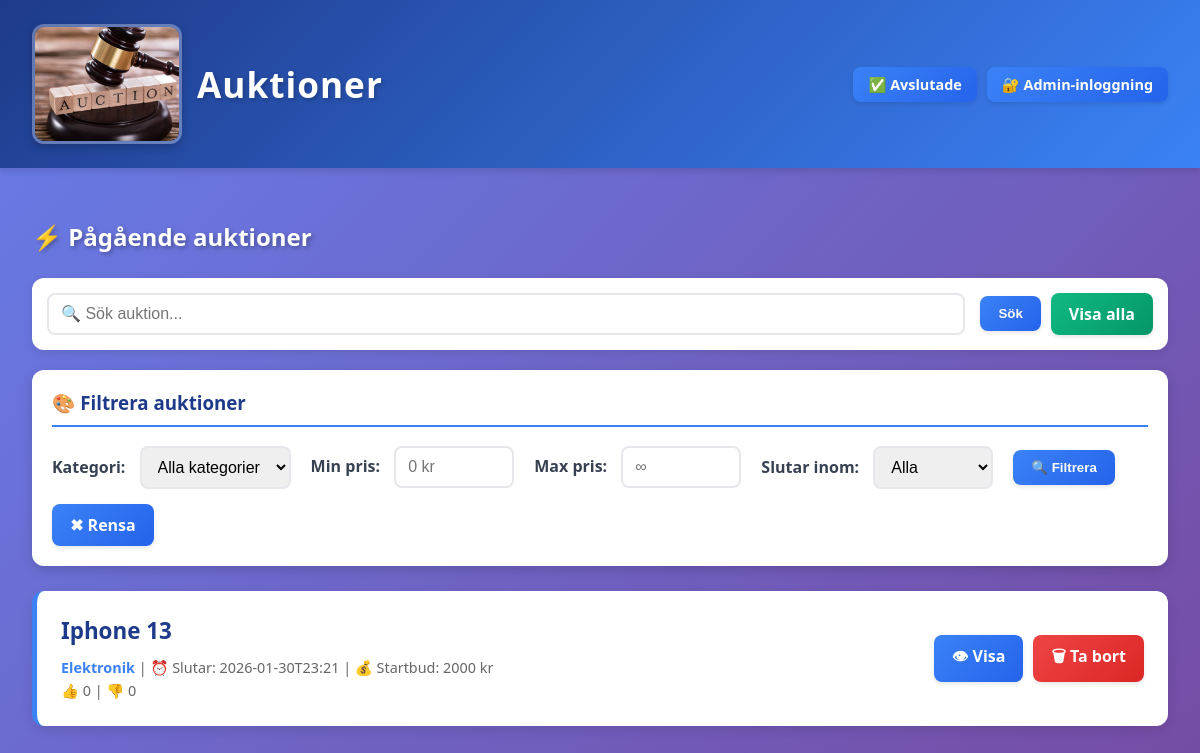
Before: / with the older database file.
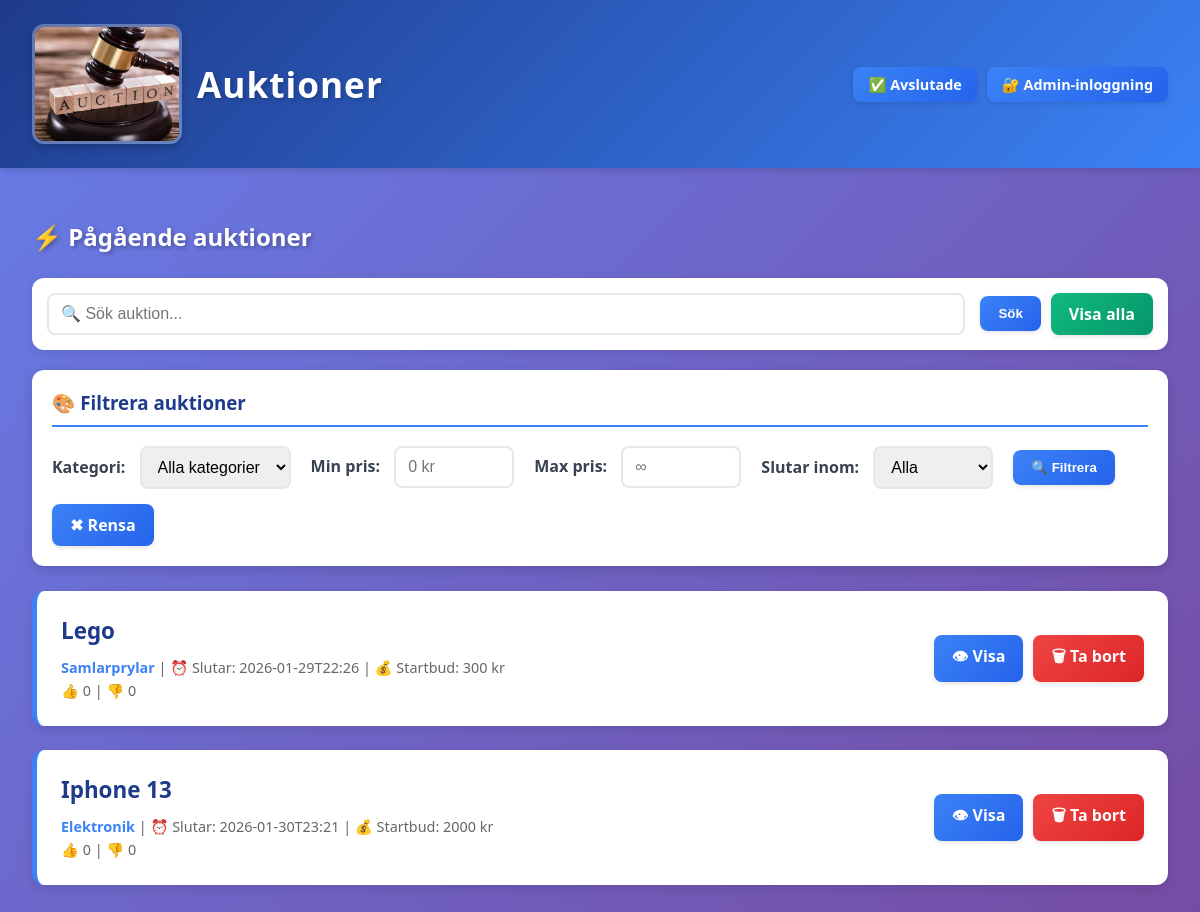
After: the same page with the newer database file.
### tables this page shows
CREATE TABLE auctions (
    id INTEGER PRIMARY KEY AUTOINCREMENT,
    title TEXT NOT NULL,
    description TEXT NOT NULL,
    starting_bid REAL NOT NULL,
    end_datetime TEXT NOT NULL,
    category TEXT DEFAULT 'Övrigt',
    likes INTEGER DEFAULT 0,
    dislikes INTEGER DEFAULT 0
);

### myblueprints/auctions/auctions_routes.py (the view, shortened to what this page needs)
@auctions_bp.route("/")
def index():
    keyword = request.args.get("q")
    show_all = request.args.get("show_all")
    category = request.args.get("category")
    min_price = request.args.get("min_price")
    max_price = request.args.get("max_price")
    end_time = request.args.get("end_time")
    if keyword:
        auctions = AuctionRepository.search(keyword)
    elif show_all:
        auctions = AuctionRepository.get_all()
    else:
        auctions = AuctionRepository.get_active()
    categories = AuctionRepository.get_all_categories()
    return render_template(
        "auction_list.html",
        auctions=auctions,
        keyword=keyword,
        show_all=show_all,
        categories=categories,
        selected_category=category,
        min_price=min_price,
        max_price=max_price,
        end_time=end_time
    )

### database.py (called while the page is built)
def get_db():
    if "db" not in g:
        g.db = sqlite3.connect(DATABASE)
        g.db.row_factory = sqlite3.Row
    return g.db

### dbrepositories/auction_repository.py (called while the page is built)
    @staticmethod
    def get_active():
        return get_db().execute(
            """
            SELECT * FROM auctions
            WHERE datetime(end_datetime) > datetime('now')
            ORDER BY end_datetime ASC
            """
        ).fetchall()

    @staticmethod
    def get_all_categories():
        result = get_db().execute(
            "SELECT DISTINCT category FROM auctions WHERE category IS NOT NULL ORDER BY category"
        ).fetchall()
        return [row['category'] for row in result]

### templates/auction_list.html (shortened to what this page needs)
{% extends "base.html" %}
{% block content %}
<h2 style="color: white; text-shadow: 2px 2px 4px rgba(0,0,0,0.3); margin-bottom: 25px;">
    {% if show_all %}🎯 Alla auktioner{% else %}⚡ Pågående auktioner{% endif %}
</h2>
<div class="search-form">
    <input name="q" type="text" placeholder="🔍 Sök auktion..." value="{{ keyword or '' }}">
    <button type="submit">Sök</button>
    {% if show_all %}
        <a class="btn" href="/">Visa endast pågående</a>
    {% else %}
        <a class="btn btn-success" href="/?show_all=1">Visa alla</a>
    {% endif %}
</div>
<div class="filter-box">
    <h3>🎨 Filtrera auktioner</h3>
    <form method="get" action="/" style="display: flex; flex-wrap: wrap; gap: 15px; align-items: center;">
        <div>
            <label for="category">Kategori:</label>
            <select name="category" id="category">
                <option value="">Alla kategorier</option>
            </select>
        </div>
        <div>
            <label for="min_price">Min pris:</label>
            <input type="number" name="min_price" id="min_price" placeholder="0 kr" value="{{ min_price or '' }}" style="width: 120px;">
        </div>
        <div>
            <label for="max_price">Max pris:</label>
            <input type="number" name="max_price" id="max_price" placeholder="∞" value="{{ max_price or '' }}" style="width: 120px;">
        </div>
        <div>
            <label for="end_time">Slutar inom:</label>
            <select name="end_time" id="end_time">
                <option value="">Alla</option>
            </select>
        </div>
        <button type="submit">🔍 Filtrera</button>
        <a href="/" class="btn">✖ Rensa</a>
    </form>
</div>
{% for auction in auctions %}
<div class="auction-card">
    <div>
        <h3>{{ auction.title }}</h3>
        <div class="auction-meta">
            <strong>{{ auction.category or 'Övrigt' }}</strong> |
            ⏰ Slutar: {{ auction.end_datetime }} |
            💰 Startbud: {{ auction.starting_bid|int }} kr<br>
            👍 {{ auction.likes }} | 👎 {{ auction.dislikes }}
        </div>
    </div>
    <div class="auction-actions">
        <a class="btn" href="/auction/{{ auction.id }}">👁 Visa</a>
        <a class="btn btn-danger"
           href="/admin/delete/{{ auction.id }}"
           onclick="return confirm('Ta bort auktion?')">
           🗑 Ta bort
        </a>
    </div>
</div>
{% else %}
<p>Inga auktioner hittades.</p>
{% endfor %}
{% endblock %}

### templates/base.html (shortened to what this page needs)
<!DOCTYPE html>
<html lang="sv">
<head>
    <link rel="stylesheet" href="/static/style.css">
</head>
<body>
<header>
    <div style="display: flex; justify-content: space-between; align-items: center;">
        <h1><a href="/"><img src="/static/Profil.jpg" alt="Logo"> Auktioner</a></h1>
        <div style="display: flex; gap: 10px; align-items: center;">
            <a href="/completed" class="btn" style="padding: 8px 15px; font-size: 0.9rem;">✅ Avslutade</a>
            {% if session.get('logged_in') %}
                <span style="background: rgba(255, 255, 255, 0.2); padding: 8px 15px; border-radius: 8px;">
                    👤 {{ session.get('username') }}
                </span>
                <a href="/admin/create" class="btn-success" style="padding: 8px 15px; font-size: 0.9rem;">➕ Ny auktion</a>
                <a href="/logout" class="btn-danger" style="padding: 8px 15px; font-size: 0.9rem;">🚪 Logga ut</a>
            {% else %}
                <a href="/login" class="btn" style="padding: 8px 15px; font-size: 0.9rem;">🔐 Admin-inloggning</a>
            {% endif %}
        </div>
    </div>
</header>
<main>
    {% block content %}{% endblock %}
</main>
</body>
</html>

### static/style.css (style rules this page uses)
* { box-sizing: border-box; }
body { font-family: 'Segoe UI', Tahoma, Geneva, Verdana, sans-serif; background: linear-gradient(135deg, #667eea 0%, #764ba2 100%); background-attachment: fixed; margin: 0; padding: 0; min-height: 100vh; }
header { background: linear-gradient(135deg, #1e3a8a 0%, #3b82f6 100%); color: white; padding: 1.5rem 2rem; box-shadow: 0 4px 6px rgba(0, 0, 0, 0.1); }
header h1 { margin: 0; font-size: 2.2rem; font-weight: 700; letter-spacing: 1px; text-shadow: 2px 2px 4px rgba(0, 0, 0, 0.2); }
header a { color: white; text-decoration: none; display: flex; align-items: center; gap: 15px; transition: all 0.3s ease; }
header img { height: 120px; width: 150px; object-fit: cover; border-radius: 12px; border: 3px solid rgba(255, 255, 255, 0.3); box-shadow: 0 4px 8px rgba(0, 0, 0, 0.2); }
main { padding: 2rem; max-width: 1200px; margin: auto; }
.filter-box { background: white; padding: 20px; border-radius: 12px; margin-bottom: 25px; box-shadow: 0 4px 12px rgba(0, 0, 0, 0.15); }
.filter-box h3 { margin-top: 0; color: #1e3a8a; border-bottom: 2px solid #3b82f6; padding-bottom: 10px; }
.search-form { background: white; padding: 15px; border-radius: 12px; margin-bottom: 20px; box-shadow: 0 2px 8px rgba(0, 0, 0, 0.1); display: flex; flex-wrap: wrap; gap: 10px; align-items: center; }
.search-form input[type="text"] { flex: 1; min-width: 200px; }
.auction-card { background: white; padding: 1.5rem; margin-bottom: 1.5rem; border-radius: 12px; box-shadow: 0 4px 12px rgba(0, 0, 0, 0.1); display: flex; justify-content: space-between; align-items: center; transition: all 0.3s ease; border-left: 5px solid #3b82f6; }
.auction-card h3 { margin: 0 0 10px 0; color: #1e3a8a; font-size: 1.4rem; }
.auction-meta { font-size: 0.9rem; color: #666; line-height: 1.6; }
.auction-meta strong { color: #3b82f6; }
.auction-actions { display: flex; gap: 10px; flex-wrap: wrap; }
button, .btn { background: linear-gradient(135deg, #3b82f6 0%, #2563eb 100%); color: white; border: none; padding: 10px 18px; border-radius: 8px; cursor: pointer; font-weight: 600; transition: all 0.3s ease; box-shadow: 0 2px 4px rgba(0, 0, 0, 0.1); text-decoration: none; display: inline-block; }
.btn-danger { background: linear-gradient(135deg, #ef4444 0%, #dc2626 100%); }
.btn-success { background: linear-gradient(135deg, #10b981 0%, #059669 100%); }
input, textarea, select { padding: 10px 12px; margin-right: 5px; border: 2px solid #e5e7eb; border-radius: 8px; font-size: 1rem; transition: all 0.3s ease; }
form { margin: 0; }
label { font-weight: 600; color: #374151; margin-right: 10px; }

Changed rows visible on the page:
added auctions: title "Lego", category "Samlarprylar", end_datetime "2026-01-29T22:26", starting_bid "300", likes "0", dislikes "0"
